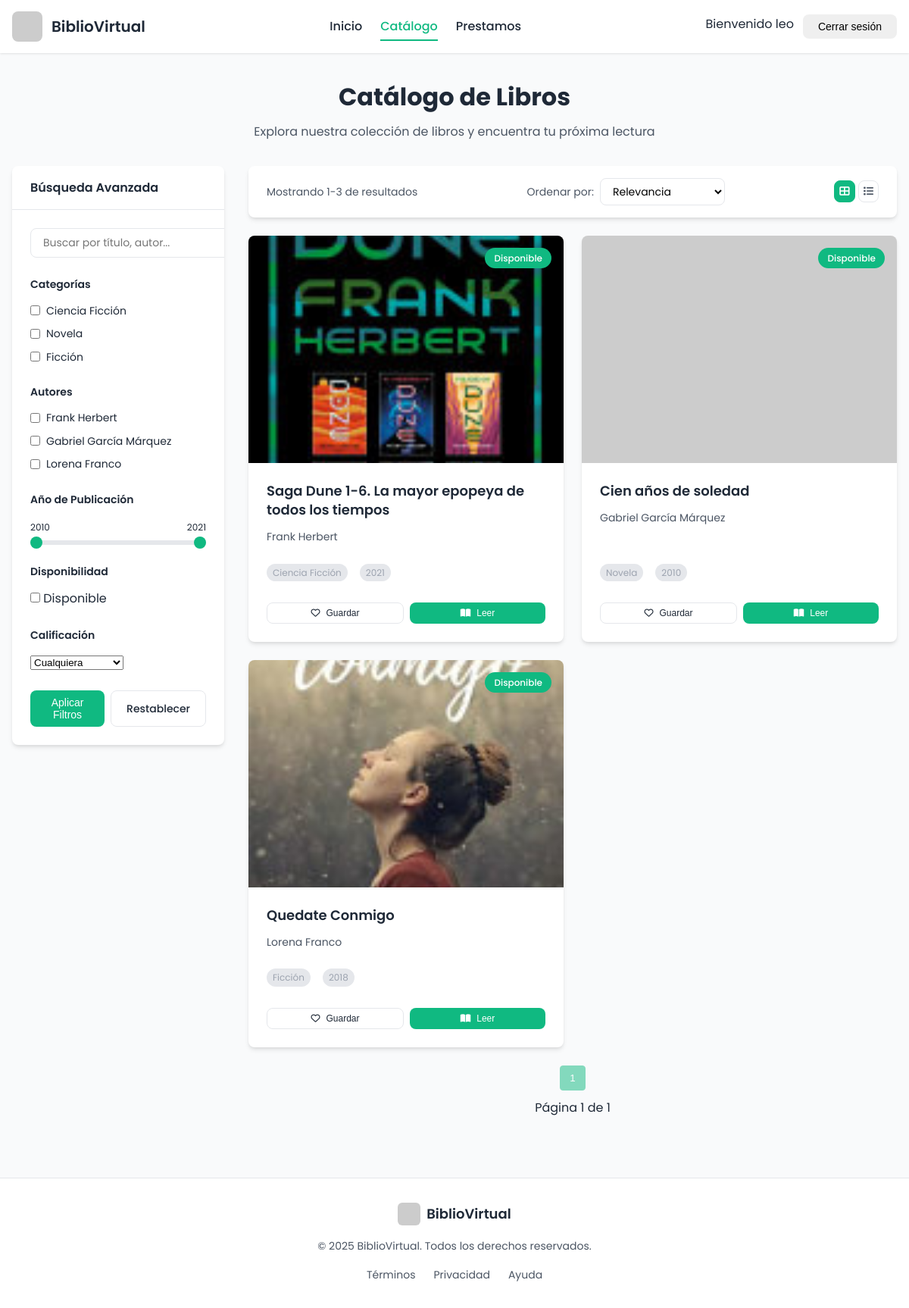
The page /libros/catalogo/ (signed in) on the database its author committed.
### usuarios/models.py (models this page shows, shortened)
class Usuario(AbstractUser):
    correo_electronico = models.EmailField(unique=True, null=False, blank=False)
    fecha_registro = models.DateField(auto_now_add=True)
    ROL_CHOICES = [
        ('admin', 'Administrador'),
        ('usuario', 'Usuario'),
    ]
    rol = models.CharField(max_length=10, choices=ROL_CHOICES, default='usuario')
    """mfa_enabled = models.BooleanField(default=False)
    mfa_secret = models.CharField(max_length=32, blank=True, null=True)
    mfa_verified = models.BooleanField(default=False)"""
    mfa_enabled = models.BooleanField(default=False)

### libros/models.py (models this page shows, shortened)
class Genero(models.Model):
    nombre_genero = models.CharField(max_length=100)

class Libro(models.Model):
    titulo = models.CharField(max_length=200)
    autor = models.CharField(max_length=100)
    editorial = models.CharField(max_length=100)
    año_publicacion = models.PositiveIntegerField()
    ISBN = models.CharField(max_length=13, unique=True)
    disponibilidad = models.BooleanField(default=True)
    genero = models.ForeignKey(Genero, on_delete=models.CASCADE)
    existencias = models.PositiveIntegerField(default=1)
    portada = models.ImageField(upload_to='portadas/', null=True, blank=True)
    portada_url = models.URLField(blank=True, null=True)
    def portada_preview(self):
        if self.portada:
            return mark_safe(
                f'<img src="{self.portada.url}" width="120" height="160" style="object-fit: contain; border: 1px solid #ccc;" />')
        elif self.portada_url:  # <--- MUESTRA LA URL SI LA IMAGEN AÚN NO SE HA GUARDADO
            return mark_safe(
                f'<img src="{self.portada_url}" width="120" height="160" style="object-fit: contain; border: 1px solid #ccc;" />')
        return "(Sin portada)"
    portada_preview.short_description = "Vista previa"

### libros/views.py (the view)
# urls.py: path('catalogo/', views.catalogo, name='catalogo'),
def catalogo(request):
    libros = Libro.objects.all()  # Trae todos los libros
    categoria = request.GET.get('categoria')
    autor = request.GET.get('autor')
    anio = request.GET.get('anio')
    disponibilidad = request.GET.get('disponibilidad')
    calificacion = request.GET.get('calificacion')  # Futuro
    rangos = Libro.objects.aggregate(min_anyo=Min('año_publicacion'), max_anyo=Max('año_publicacion'))
    anyo_min = int(request.GET.get('anyo_min', rangos['min_anyo']))
    anyo_max = int(request.GET.get('anyo_max', rangos['max_anyo']))
    query = request.GET.get('q', '')
    if query:
        libros = libros.filter(
            Q(titulo__icontains=query) |
            Q(autor__icontains=query)
        )
    if categoria:
        libros = libros.filter(genero_id=categoria)
    if autor:
        libros = libros.filter(autor__icontains=autor)
    if anyo_min and anyo_max:
        libros = libros.filter(año_publicacion__range=(anyo_min, anyo_max))
    if disponibilidad:
        if disponibilidad == 'disponible':
            libros = libros.filter(disponibilidad=True)
        elif disponibilidad == 'no_disponible':
            libros = libros.filter(disponibilidad=False)
    paginator = Paginator(libros, 12)
    page_number = request.GET.get('page')
    page_obj = paginator.get_page(page_number)
    autores = Libro.objects.values_list('autor', flat=True).distinct()
    categorias_seleccionadas = request.GET.getlist('categoria')
    total_resultados = libros.count()
    generos = Genero.objects.all()  # Para el filtro de categorías
    return render(request, 'libros/catalogo.html', {
        'libros': page_obj,  # <--- CAMBIA 'libros' a 'page_obj'
        'page_obj': page_obj,
        'total_resultados': total_resultados,
        'generos': generos,
        'categorias_seleccionadas': categorias_seleccionadas,
        'autores': autores,
        'autores_seleccionados': request.GET.getlist('autor'),
        'anyo_min': anyo_min,
        'anyo_max': anyo_max,
        'rango_anyos': rangos,
        'query': query,
    })

### libros/templates/libros/catalogo.html (shortened to what this page needs)
{% load static %}
<!DOCTYPE html>
<html lang="es">
<head>
    <link rel="stylesheet" href="{% static 'css/catalogo.css' %}">
    <link rel="stylesheet" href="https://cdnjs.cloudflare.com/ajax/libs/font-awesome/6.4.0/css/all.min.css">
</head>
<body>
    <header class="header">
        <div class="container">
            <div class="logo">
                <img src="https://via.placeholder.com/40/10b981/FFFFFF?text=B" alt="Logo BiblioVirtual">
                <h1>BiblioVirtual</h1>
            </div>
            <nav class="main-nav">
                <ul>
                    <li><a href="{% url 'inicio' %}">Inicio</a></li>
                    <li><a href="{% url 'catalogo' %}" class="active">Catálogo</a></li>
                    <li><a href="{% url 'prestamos:prestamos' %}">Prestamos</a></li>
                </ul>
            </nav>
            <div class="auth-buttons">
            {% if request.user.is_authenticated %}
                <span class="welcome-msg">Bienvenido {{ request.user.username }}</span>
                <form method="post" action="{% url 'logout' %}">
                    <button type="submit" class="btn btn-danger">Cerrar sesión</button>
                </form>
            {% else %}
                <a href="{% url 'login' %}" class="btn btn-outline active">Iniciar Sesión</a>
                <a href="{% url 'registro' %}" class="btn btn-primary">Registrarse</a>
            {% endif %}
            </div>
        </div>
    </header>
    <main>
        <div class="catalog-container">
            <div class="container">
                <div class="catalog-header">
                    <h2>Catálogo de Libros</h2>
                    <p>Explora nuestra colección de libros y encuentra tu próxima lectura</p>
                </div>
                <div class="catalog-layout">
                    <aside class="catalog-filters">
                    <form method="get">
                        <div class="filter-header">
                            <h3>Búsqueda Avanzada</h3>
                        </div>
                        <div class="filters-body" id="filtersBody">
                            <div class="search-box">
                            <form method="get">
                                <input type="text" id="searchInput" name="q" placeholder="Buscar por título, autor..." value="{{ query }}">
                            </form>
                            </div>
                            <div class="filter-group">
                                <h4>Categorías</h4>
                                <div class="filter-options">
                                    {% for genero in generos %}
                                    <label class="filter-option">
                                        <input type="checkbox" name="categoria" value="{{ genero.id }}" {% if genero.id|stringformat:"s" in categorias_seleccionadas %}checked{% endif %}>
                                        <span>{{ genero.nombre_genero }}</span>
                                    </label>
                                    {% endfor %}
                                </div>
                            </div>
                            <div class="filter-group">
                                <h4>Autores</h4>
                                    <div class="filter-options">
                                    {% for autor in autores %}
                                        <label class="filter-option">
                                            <input type="checkbox" name="autor" value="{{ autor }}"
                                                {% if autor in autores_seleccionados %}checked{% endif %}>
                                            <span>{{ autor }}</span>
                                        </label>
                                    {% endfor %}
                                </div>
                            </div>
                            <div class="filter-group">
                                <h4>Año de Publicación</h4>
                                <div class="range-slider">
                                    <div class="range-values">
                                        <span id="yearMin">{{ anyo_min }}</span>
                                        <span id="yearMax">{{ anyo_max }}</span>
                                    </div>
                                    <div class="range-inputs">
                                        <input type="range" name="anyo_max" id="yearMaxRange"
                                            min="{{ rango_anyos.min_anyo }}" max="{{ rango_anyos.max_anyo }}" value="{{ anyo_max }}" class="range">
                                    </div>
                                </div>
                            </div>
                            <div class="filter-group">
                                <h4>Disponibilidad</h4>
                                <label><input type="checkbox" name="disponibilidad" value="disponible" {% if request.GET.disponibilidad == 'disponible' %}checked{% endif %}> Disponible</label>
                            </div>
                            <div class="filter-group">
                                <h4>Calificación</h4>
                                <select name="calificacion_min">
                                    <option value="">Cualquiera</option>
                                </select>
                            </div>
                            <div class="filter-actions">
                                <button type="submit" class="btn btn-primary">Aplicar Filtros</button>
                                <a href="{% url 'catalogo' %}" class="btn btn-outline">Restablecer</a>
                            </div>
                        </div>
                    </form>
                </aside>
                    <div class="catalog-results">
                        <div class="results-header">
                            <div class="results-count">
                                <span>Mostrando {{ page_obj.start_index }}-{{ page_obj.end_index }} de {{ paginator.count }} resultados</span>
                            </div>
                            <div class="results-sort">
                                <label for="sortBy">Ordenar por:</label>
                                <select id="sortBy">
                                    <option value="relevance">Relevancia</option>
                                </select>
                            </div>
                            <div class="view-options">
                                <button class="view-option active" data-view="grid">
                                    <i class="fas fa-th-large"></i>
                                </button>
                                <button class="view-option" data-view="list">
                                    <i class="fas fa-list"></i>
                                </button>
                            </div>
                        </div>
                        <div class="books-grid" id="booksContainer">
                        {% for libro in libros %}
                        <a href="{% url 'detalle_libro' libro.id %}" class="book-card-link" style="text-decoration: none; color: inherit;">
                            <div class="book-card">
                                <div class="book-cover">
                                    {% if libro.portada %}
                                        <img src="{{ libro.portada.url }}" alt="{{ libro.titulo }}">
                                    {% else %}
                                        <img src="https://via.placeholder.com/120x160?text=Sin+Portada" alt="Sin portada">
                                    {% endif %}
                                    <div class="book-availability {% if libro.disponibilidad %}available{% else %}borrowed{% endif %}">
                                        <span>{% if libro.disponibilidad %}Disponible{% else %}Prestado{% endif %}</span>
                                    </div>
                                </div>
                                <div class="book-info">
                                    <h3 class="book-title">{{ libro.titulo }}</h3>
                                    <p class="book-author">{{ libro.autor }}</p>
                                    <div class="book-meta">
                                        <span class="book-category">{{ libro.genero.nombre_genero }}</span>
                                        <span class="book-year">{{ libro.año_publicacion }}</span>
                                    </div>
                                    <div class="book-actions">
                                        <button class="btn btn-outline btn-sm" type="button">
                                            <i class="far fa-heart"></i>
                                            Guardar
                                        </button>
                                        <button class="btn btn-primary btn-sm" type="button">
                                            <i class="fas fa-book-open"></i>
                                            Leer
                                        </button>
                                    </div>
                                </div>
                            </div>
                        </a>
                        {% empty %}
                        <p>No hay libros disponibles en este momento.</p>
                        {% endfor %}
                        </div>
                        {% with request.GET.urlencode as query_string %}
                            {% with query_string|cut:'page='|cut:'&' as query_params %}
                            <div class="pagination">
                                <div class="page-links">
                                    {% for num in page_obj.paginator.page_range %}
                                        {% if num == page_obj.number %}
                                            <button class="pagination-btn active" disabled>{{ num }}</button>
                                        {% elif num > page_obj.number|add:'-3' and num < page_obj.number|add:'3' %}
                                            <a href="?page={{ num }}&{{ query_params }}" class="pagination-btn">{{ num }}</a>
                                        {% endif %}
                                    {% endfor %}
                                </div>
                                <div class="page-info">
                                    Página {{ page_obj.number }} de {{ page_obj.paginator.num_pages }}
                                </div>
                            </div>
                            {% endwith %}
                        {% endwith %}
                    </div>
                </div>
            </div>
        </div>
    </main>
    <footer class="footer">
        <div class="container">
            <div class="footer-content">
                <div class="footer-logo">
                    <img src="https://via.placeholder.com/40/10b981/FFFFFF?text=B" alt="Logo BiblioVirtual">
                    <h3>BiblioVirtual</h3>
                </div>
                <p>© <span id="currentYear"></span> BiblioVirtual. Todos los derechos reservados.</p>
                <div class="footer-links">
                    <a href="#">Términos</a>
                    <a href="#">Privacidad</a>
                    <a href="#">Ayuda</a>
                </div>
            </div>
        </div>
    </footer>
</body>
</html>

### rows shown on the page
Usuario: user.username "leo"
Genero: nombre_genero "Ciencia Ficción"
Genero: nombre_genero "Novela"
Genero: nombre_genero "Ficción"
Libro: portada (picture), disponibilidad "Disponible", titulo "Saga Dune 1-6. La mayor epopeya de todos los tiempos", autor "Frank Herbert", genero.nombre_genero "Ciencia Ficción", año_publicacion "2021"
Libro: disponibilidad "Disponible", titulo "Cien años de soledad", autor "Gabriel García Márquez", genero.nombre_genero "Novela", año_publicacion "2010"
Libro: portada (picture), disponibilidad "Disponible", titulo "Quedate Conmigo", autor "Lorena Franco", genero.nombre_genero "Ficción", año_publicacion "2018"

### other values the page prints
{{ autor }} "Frank Herbert" "Gabriel García Márquez" "Lorena Franco"
{{ anyo_min }} "2010"
{{ anyo_max }} "2021"
{{ page_obj.start_index }} "1"
{{ page_obj.end_index }} "3"
{{ num }} "1"
{{ page_obj.number }} "1"
{{ page_obj.paginator.num_pages }} "1"
